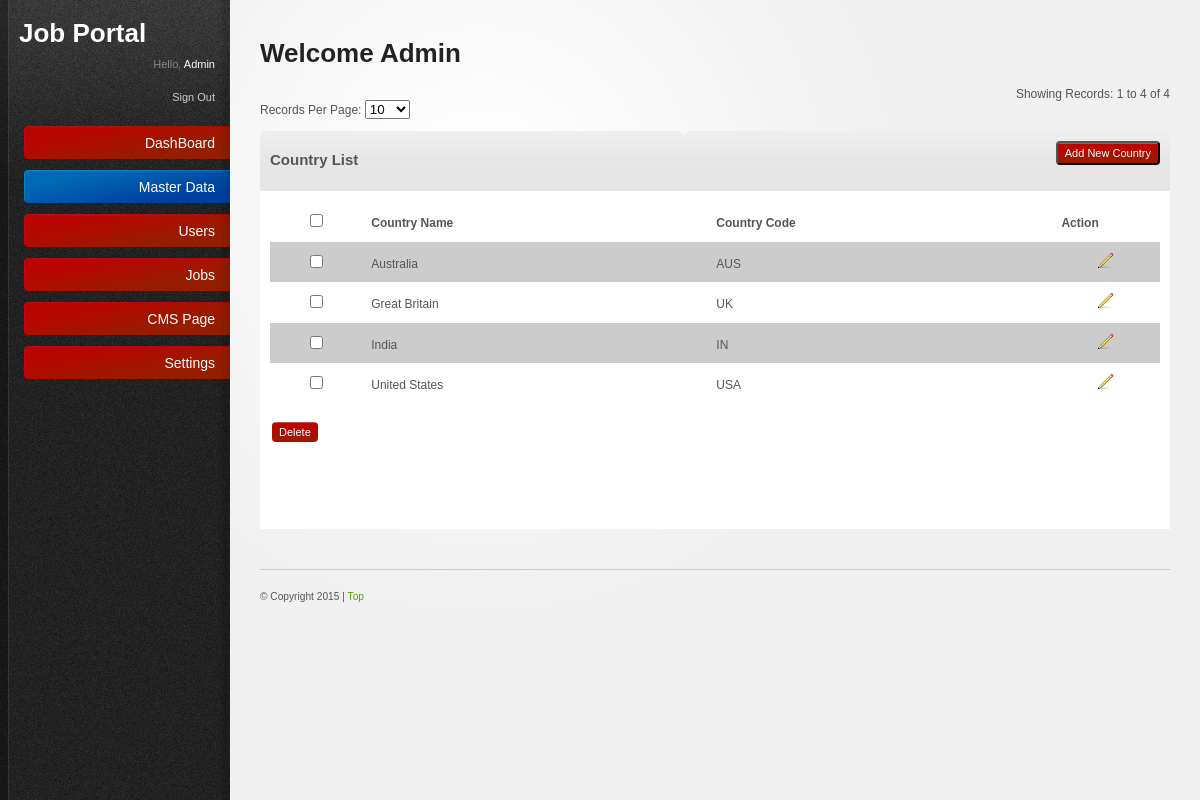
The page /admin/country.php (signed in) on the database its author committed.
### tables this page shows
CREATE TABLE `country` (
  `id` int(11) NOT NULL AUTO_INCREMENT,
  `country` varchar(51) NOT NULL,
  `code` varchar(11) NOT NULL,
  PRIMARY KEY (`id`)
);

### admin/includes/paging.inc.php (called while the page is built, shortened)
<?php
class Pager {
function pageSize($size)
{
if(!empty($size))
{
return $size;
}else{
return 25;
}
}
function findStart($limit) {
if ((!isset($_GET['page'])) || ($_GET['page'] == "1")) {
$start = 0;
}
else {
$start = ($_GET['page']-1) * $limit;
}
return $start;
}
function pageList($curpage, $pages,$pagesize,$queryString=false)
{
$page_list = "";
$limit=$pages-4;
$startpage=$curpage;
if($pages<=5)
{
$startpage=1;
$lastpage=$pages;
}
elseif($startpage>$limit)
{
$startpage=$limit;
$lastpage=$pages;
}
else
{
$lastpage=$startpage+4;
}
for ($i=$startpage; $i<=$pages and $i<=$lastpage; $i++)
{
if ($i == $curpage)
{
$page_list .= "<b>".$i."</b>";
}
else
{
$page_list .= "<a href=\"".$_SERVER['PHP_SELF']."?page=".$i."&".$queryString."&pagesize=".$pagesize."\" title=\"Page ".$i."\">".$i."</a>";
}
$page_list .= " ";
}
$page_list .= "</td>\n";
return $page_list;
}
function showingRecords($start,$limit,$count) {
$toEnd=$start+$limit;
if($toEnd>$count) {
$endPoint=$count;
}else {
$endPoint=$toEnd;
}
return ($start+1)." to ".$endPoint." of ".$count;
}
}
?>

### admin/country.php (the view, shortened to what this page needs)
<?
	require_once("includes/paging.inc.php");
	$paging = new Pager;
	$pagesize=$_GET['pagesize'];
    $sql="select * from country where 1 order by country";
	 $limit=$paging->pageSize($pagesize);
	$start = $paging->findStart($limit);
	$ExecQuery=mysql_query($sql) or die(mysql_error());
	$count=mysql_num_rows($ExecQuery);
	$showingR=$paging->showingRecords($start,$limit,$count);
	$Exec=mysql_query("$sql $orders LIMIT  $start , $limit") or die(mysql_error());
    $countrecord=mysql_num_rows($Exec);
?>
<!DOCTYPE html PUBLIC "-//W3C//DTD XHTML 1.0 Strict//EN"
"http://www.w3.org/TR/xhtml1/DTD/xhtml1-strict.dtd">
<html xmlns="http://www.w3.org/1999/xhtml">
	<head>
		<link rel="stylesheet" href="resources/css/reset.css" type="text/css" media="screen" />
		<link rel="stylesheet" href="resources/css/style.css" type="text/css" media="screen" />
		<link rel="stylesheet" href="resources/css/invalid.css" type="text/css" media="screen" />
	</head>
	<body>
    <div id="body-wrapper">
	  <? include('left.php');	?>
     <div id="main-content">
			<h2>Welcome <?=ucfirst($_SESSION["username"]); ?></h2>
				 <tr>
		<td>
			<br>
					<?
  if($countrecord>0) {
  ?>
		<div align="right">Showing Records: <?=$showingR?></div>
		<div>Records Per Page:
			<select name="pagesize" id="pagesize" onchange="location.href='country.php?&pagesize='+this.value">
           		<option value="10" <? if($pagesize==10){echo "selected";} ?>>10</option>
			 </select>
		</div><br />
		<?
	}
		?>
		</td></tr>
			<table border="0" cellpadding="0" cellspacing="0" width="100%">
			  <tbody>
			  <tr>
				<td class="content-box-header">
					<b style='font-size:15px;'>Country List</b>
				   </td>
                   <td class="content-box-header">
					<form name="createCity" method="post" action="add_country.php">
                    <div style="float:right">
                    <input class="button"  type="submit" name="createcity" value="Add New Country" >
					</div>
                    </form>
				   </td>
			  </tr>
			</tbody>
			</table>
		<table border="0" cellpadding="0" cellspacing="0">
			<tr>
				<td>
        <form method="post" name="frm" id="form1" onsubmit="return chkForm(this);">
	     <table class="tableList" border="0" cellpadding="0" cellspacing="1" width="100%">
		  <tbody>
  <?
  if($countrecord>0) {
    ?>
		  <tr>
			 <th width="2%" bgcolor="#FFFFFF">
			 	<input name="check_all" id="check_all" value="1" onclick="checkall(this.form)"  type="checkbox">
			  </th>
              <th align="left" width="10%" bgcolor="#FFFFFF"><b>Country Name</b> </th>
              <th align="left" width="10%" bgcolor="#FFFFFF"><b>Country Code</b> </th>
              <th align="left" width="2%" bgcolor="#FFFFFF"><b>Action</b></th>
              </tr>
              <?
				   $i=0;
              while($records=mysql_fetch_array($Exec)) {
				if($i%2==0){$CL="#CCCCCC";}else{$CL="#FFFFFF";}
              ?>
			  <tr>
				<td align="center" bgcolor='<?=$CL?>'><input name="arr_pd_ids[]" id="arr_pd_ids[]" value="<?=$records['id']?>" type="checkbox"></td>
                <td bgcolor='<?=$CL?>'><? echo $records['country'];?> </td>
                <td bgcolor='<?=$CL?>'><? echo $records['code'];?> </td>
                <td align="center" bgcolor='<?=$CL?>'><span style="cursor:pointer" onclick="return actionPerform('updatecountry.php','<?=$records['id']?>','cit_id','frm');">
                     <img src="resources/images/icons/pencil.png" alt="Edit" border="0" height="16" width="16"></span></td>
  			</tr>
              <?
         $i++; }
              ?>
            </tbody>
          </table>
          <table border="0" cellpadding="0" cellspacing="0" width="100%">
          <tbody>
   		  <tr>
            <td style="padding: 2px;" ><br />
			        <input name="Delete" id="Delete"  value="Delete" class="button" onclick="return deleteConfirmFromUser1('arr_pd_ids[]')"
                    type="submit" style="border:0px;" />
            </td>
          </tr>
          <tr>
          	<td>&nbsp;</td>
          </tr>
          <tr>
          	<td>
          		<table border="0" cellpadding="0" cellspacing="0" width="100%">
	          		<tr>
	          			<td width="90%" align="center">
	          			</td>
	          		</tr>
          		</table>
          	</td>
          </tr>
          <?
      }else{
	     echo '<tr>
          	<td align="center">
          		No Records
          	</td>
          </tr>';
      }
          ?>
        </tbody>
        </table>
      </form>
		</td>
			</tr>
        </table>
    <? require('footer.php') ?>
</div>
</div>
</div></body>
</html>

### admin/resources/css/style.css (style rules this page uses)
html { font-size: 100%; height: 100%; margin-bottom: 1px; }
body { font-family: Arial, Helvetica, sans-serif; color: #555; background: #f0f0f0 url('../images/bg-body.gif') top left repeat-y; font-size: 12px; }
#body-wrapper { background: url('../images/bg-radial-gradient.gif') fixed 230px top no-repeat; }
h1, h2, h3, h4, h5, h6 { font-family: Helvetica, Arial, sans-serif; color: #222; font-weight: bold; }
h2 { font-size: 26px; padding: 0 0 10px 0; }
.button { font-family: Verdana, Arial, sans-serif; text-align:center display: inline-block; background: url('../images/bg-button-green.gif') top left repeat-x !important; padding: 4px 7px 4px 7px !important; color: #fff !important; font-size: 11px !important; cursor: pointer; }
#main-content { margin: 0 30px 0 260px; padding: 40px 0 0 0; }
.content-box-header { background: #e5e5e5 url('../images/bg-content-box.gif') top left repeat-x; margin-top: 1px; height: 40px; }
#main-content table { width: 100%; }
#main-content tbody { border-bottom: 1px solid #ddd; }
#main-content tbody tr { background: #fff; }
#main-content table td, #main-content table th { padding: 10px; line-height: 1.3em; }
form input[type="checkbox"], form input[type="radio"] { padding: 0; background: none; border: 0; }

### admin/resources/css/invalid.css (style rules this page uses)
.button, #main-content table tfoot td .bulk-actions select, .pagination a.number, form input.text-input, form textarea, form .wysiwyg, form select, .dp-popup { -moz-border-radius: 4px; -webkit-border-radius: 4px; border-radius: 4px; }
.content-box, .content-box-header, ul.content-box-tabs li a.current, .shortcut-button, .notification { -moz-border-radius: 6px; -webkit-border-radius: 6px; border-radius: 6px; }
.content-box-header { -moz-border-radius-bottomleft: 0; -moz-border-radius-bottomright: 0; -webkit-border-bottom-left-radius: 0; -webkit-border-bottom-right-radius: 0; border-bottom-left-radius: 0; border-bottom-right-radius: 0; }

### rows shown on the page
country: country "Australia", code "AUS"
country: country "Great Britain", code "UK"
country: country "India", code "IN"
country: country "United States", code "USA"

### other values the page prints
$_SESSION["username"] "Admin"
$showingR "1 to 4 of 4"
